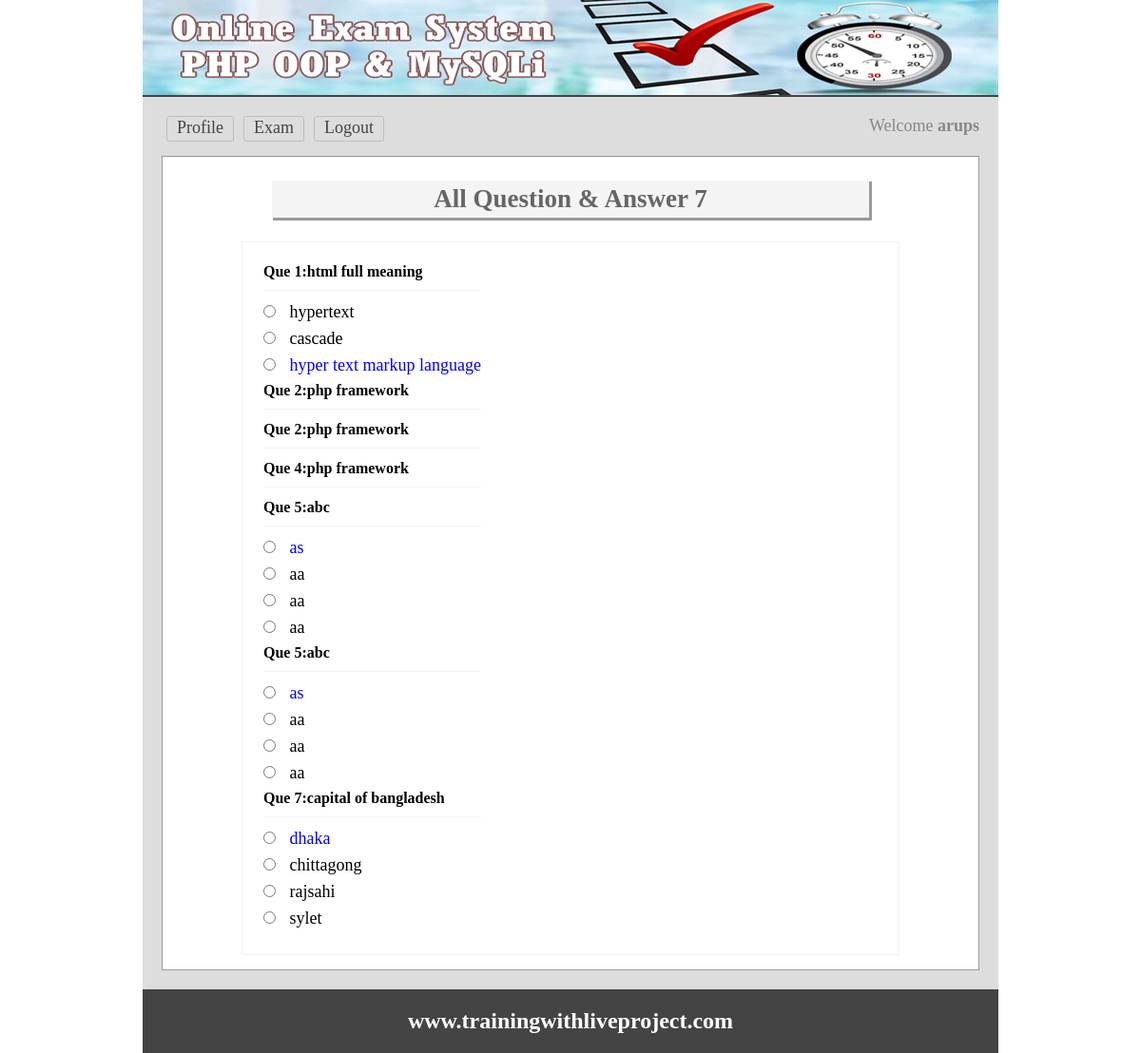
/viewans.php (signed in), run on the app's committed database.
### tables this page shows
CREATE TABLE `question` (
  `id` int(11) NOT NULL,
  `quesno` int(11) NOT NULL,
  `ques` text NOT NULL
);

CREATE TABLE `answer` (
  `id` int(11) NOT NULL,
  `quesno` int(11) NOT NULL,
  `rightans` int(11) NOT NULL DEFAULT '0',
  `ans` text NOT NULL
);

### classes/Exam.php (called while the page is built, shortened)
<?php
  $filepath = realpath(dirname(__FILE__));
	include_once ($filepath.'/../lib/Database.php');
class Exam{
	private $db;
	public function __construct(){
		$this->db = new Database();
	}
    public function getQueByOrder(){
    	$query = "SELECT * FROM question ORDER BY quesno ASC";
    	$result = $this->db->select($query);
    	return $result;
    }
    public function getTotalRows(){
    	$query = "SELECT * FROM question";
    	$getresult = $this->db->select($query);
    	$total = $getresult->num_rows;
    	return $total;
    }
    public function getAnswer($number){
       $query = "SELECT * FROM answer WHERE quesno='$number'";
      $getdata = $this->db->select($query);
      return $getdata;
    }
  	 }
  ?>

### lib/Database.php (called while the page is built, shortened)
<?php
Class Database{
	public $host   = DB_HOST;
	public $user   = DB_USER;
	public $pass   = DB_PASS;
	public $dbname = DB_NAME;
	public $link;
	private function connectDB(){
	$this->link = new mysqli($this->host, $this->user, $this->pass, $this->dbname);
 }
	public function select($query){
		$result = $this->link->query($query) or die($this->link->error.__LINE__);
		if($result->num_rows > 0){
			return $result;
		} else {
			return false;
		}
	}
}

### viewans.php (the view, shortened to what this page needs)
<?php include 'inc/header.php'; ?>
<?php
    $total = $exam->getTotalRows();
   ?>
<div class="main">
<h1>All Question & Answer <?php echo $total;?> </h1>
	<div class="viewans">
		<table>
			<?php
               $getQues = $exam->getQueByOrder();
               	  if ($getQues) {
               	  	while ($question = $getQues->fetch_assoc()) {
			?>
			<tr>
				<td colspan="2">
				 <h3>Que <?php echo $question['quesno'] . ':' .$question['ques']?></h3>
				</td>
			</tr>
              <?php
               $number = $question['quesno'];
               $answer = $exam->getAnswer($number);
               if ($answer) {
               	while($result = $answer->fetch_assoc()){
              ?>
			<tr>
				<td>
				 <input type="radio">
				 <?php
				  if ($result['rightans']=='1') {
				  	echo "<span style='color:blue; '>".$result['ans']."</span>";
				  }else{
				  	echo $result['ans'];
				  }
				  ?>
				</td>
			</tr>
		<?php } } ?>
		<?php } } ?>
		</table>
</div>
 </div>
<?php include 'inc/footer.php'; ?>

### css/main.css (style rules this page uses)
* { margin:0;padding:0;outline:none }
body { font-family:verdana }
.viewans { border:1px solid #f3f3f3;margin:0 auto;max-width: 650px;padding: 20px; }
.viewans input[type="radio"] { margin-bottom: 10px;margin-right: 10px;cursor: pointer; }
.viewans h3 { border-bottom: 1px solid #f3f3f3; font-size: 16px; margin-bottom: 10px; padding-bottom: 10px; }
.main { background: #fff none repeat scroll 0 0; border: 1px solid #999; margin-top: 10px; min-height: 368px; padding: 15px; width: 828px; }
.main h1 { background: #f4f4f4 none repeat scroll 0 0; box-shadow: 2px 2px 0 1px #999; color: #666; margin: 10px auto 25px; padding: 4px; text-align: center; width: 620px; }

### data on the page
question: quesno "1", ques "html full meaning"
answer: ans "hypertext"
answer: ans "cascade"
answer: ans "hyper text markup language"
question: quesno "2", ques "php framework"
question: quesno "2", ques "php framework"
question: quesno "4", ques "php framework"
question: quesno "5", ques "abc"
answer: ans "as"
answer: ans "aa"
answer: ans "aa"
answer: ans "aa"
question: quesno "5", ques "abc"
question: quesno "7", ques "capital of bangladesh"
answer: ans "dhaka"
answer: ans "chittagong"
answer: ans "rajsahi"
answer: ans "sylet"

### other printed values
Session::get("name") "arups"
$total "7"
